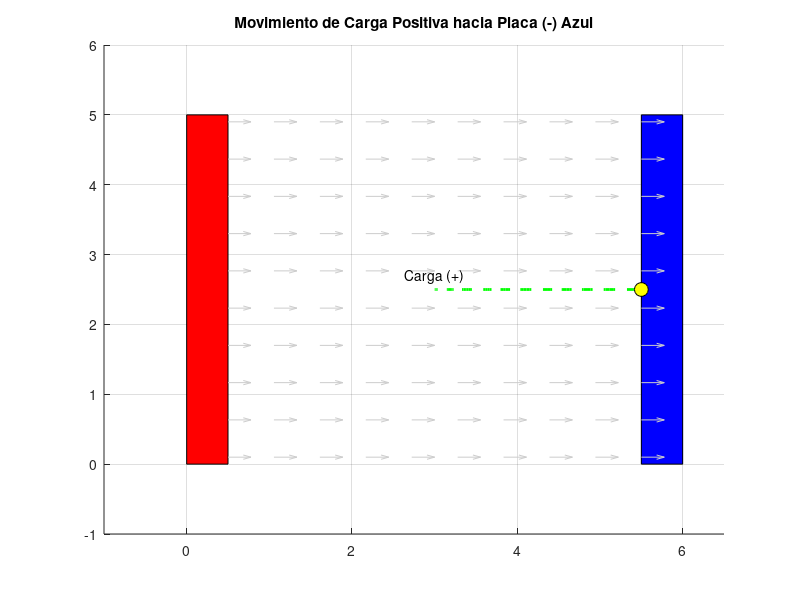

Write MATLAB code to recreate this figure.
% ---- ENTRADAS DEL USUARIO ----
d = input('Separación entre placas (m): ');
L = input('Altura de las placas (m): ');
V_voltaje = input('Voltaje (V): ');
q = input('Carga de la partícula (C, ej. -1e-6): '); 
m = input('Masa de la partícula (kg, ej. 1e-9): ');

% ---- CÁLCULOS ----
E = V_voltaje / d; % Campo apunta de roja (+) a azul (-)
ancho_placa = 0.5;
x_placa_roja = ancho_placa;
x_placa_azul = d + ancho_placa;

% ---- FÍSICA DEL MOVIMIENTO ----
% F = q * E. Si q es (-), la fuerza es opuesta al campo.
aceleracion_x = (q * E) / m;

% Decidimos el tiempo de simulación basado en la distancia a la placa más cercana
% Si a > 0 va a la azul, si a < 0 va a la roja
distancia_a_recorrer = d/2; 
t_final = sqrt(2 * distancia_a_recorrer / abs(aceleracion_x));
t = linspace(0, t_final, 100);

% Posición inicial: Justo en el centro del espacio entre placas
x0 = ancho_placa + (d/2);
y0 = L/2;

% Ecuaciones de movimiento
x_particula = x0 + 0.5 * aceleracion_x * t.^2;
y_particula = ones(size(t)) * y0;

% ---- GRÁFICA ----
figure('Color', 'w'); hold on;

% Dibujar Placas
rectangle('Position', [0, 0, ancho_placa, L], 'FaceColor', 'r'); % Positiva
rectangle('Position', [x_placa_azul, 0, ancho_placa, L], 'FaceColor', 'b'); % Negativa

% Dibujar Campo (Flechitas de + a -)
[X, Y] = meshgrid(linspace(x_placa_roja, x_placa_azul, 10), linspace(0.1, L-0.1, 10));
quiver(X, Y, ones(size(X)), zeros(size(Y)), 0.4, 'Color', [0.8 0.8 0.8]);

% Graficar Trayectoria
plot(x_particula, y_particula, 'g--', 'LineWidth', 2);
plot(x_particula(end), y_particula(end), 'ko', 'MarkerFaceColor', 'y', 'MarkerSize', 10);

% Etiquetas dinámicas según la carga
if q < 0
    text(x_particula(1), y0 + 0.2, 'Carga (-)', 'HorizontalAlignment', 'center');
    title('Movimiento de Carga Negativa hacia Placa (+) Roja');
else
    text(x_particula(1), y0 + 0.2, 'Carga (+)', 'HorizontalAlignment', 'center');
    title('Movimiento de Carga Positiva hacia Placa (-) Azul');
end

axis([-1, x_placa_azul + 1, -1, L + 1]);
grid on; hold off;
